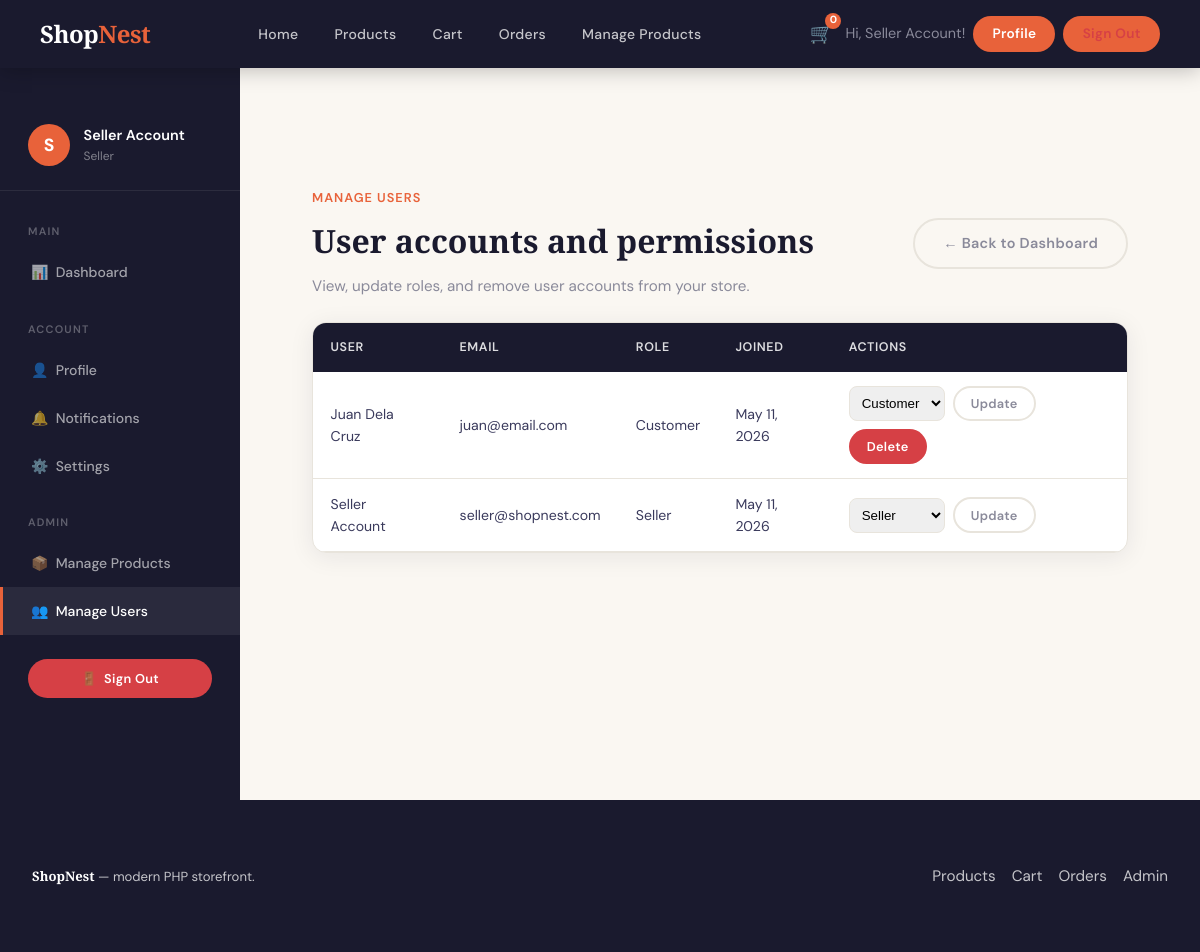
The page /pages/manage-users.php (signed in) on the database its author committed.
### tables this page shows
CREATE TABLE users (
  id INT UNSIGNED AUTO_INCREMENT PRIMARY KEY,
  name VARCHAR(255) NOT NULL,
  email VARCHAR(255) NOT NULL UNIQUE,
  phone VARCHAR(32) DEFAULT NULL,
  address TEXT DEFAULT NULL,
  password VARCHAR(255) NOT NULL,
  role ENUM('customer', 'seller') NOT NULL DEFAULT 'customer',
  created_at TIMESTAMP DEFAULT CURRENT_TIMESTAMP,
  updated_at TIMESTAMP DEFAULT CURRENT_TIMESTAMP ON UPDATE CURRENT_TIMESTAMP
);

### includes/auth.php (called while the page is built, shortened)
<?php
function auth_user(): ?array
{
    return $_SESSION['user'] ?? null;
}

### pages/manage-users.php (the view, shortened to what this page needs)
<?php
require_once __DIR__ . '/../includes/auth.php';
$user_id = auth_user()['id'] ?? null;
try {
    $pdo = db_connect();
    $stmt = $pdo->query('SELECT id, name, email, role, created_at FROM users ORDER BY created_at DESC');
    $users = $stmt->fetchAll();
} catch (Exception $e) {
    $users = [];
    $error = 'Unable to load user list right now.';
}
?>
<!DOCTYPE html>
<html lang="en">
<head>
  <link rel="stylesheet" href="../css/style.css" />
</head>
<body>
<?php include __DIR__ . '/../includes/navbar.php'; ?>
<div class="dashboard-layout">
  <?php include __DIR__ . '/../includes/dashboard-sidebar.php'; ?>
  <main class="main-content">
    <div class="section">
      <div class="container">
        <div style="display:flex;align-items:center;justify-content:space-between;gap:1rem;flex-wrap:wrap;margin-bottom:1.5rem;">
      <div>
        <p style="color:var(--accent);font-size:0.8rem;font-weight:600;text-transform:uppercase;letter-spacing:1px;margin-bottom:0.4rem;">Manage Users</p>
        <h1 style="font-family:var(--font-display);font-size:2rem;font-weight:700;">User accounts and permissions</h1>
        <p style="color:var(--muted);font-size:0.95rem;margin-top:0.5rem;">View, update roles, and remove user accounts from your store.</p>
      </div>
      <a href="dashboard.php" class="btn btn-ghost">← Back to Dashboard</a>
    </div>
    <div class="card">
      <div class="table-wrap">
        <table>
          <thead>
            <tr>
              <th>User</th>
              <th>Email</th>
              <th>Role</th>
              <th>Joined</th>
              <th>Actions</th>
            </tr>
          </thead>
          <tbody>
            <?php foreach ($users as $userItem): ?>
              <tr>
                <td><?= htmlspecialchars($userItem['name']) ?></td>
                <td><?= htmlspecialchars($userItem['email']) ?></td>
                <td><?= ucfirst(htmlspecialchars($userItem['role'])) ?></td>
                <td><?= htmlspecialchars(date('M d, Y', strtotime($userItem['created_at']))) ?></td>
                <td>
                  <form method="POST" style="display:flex;gap:0.5rem;flex-wrap:wrap;align-items:center;">
                    <select name="role" style="padding:0.5rem;border:1px solid var(--border);border-radius:0.5rem;">
                      <option value="customer" <?= $userItem['role'] === 'customer' ? 'selected' : '' ?>>Customer</option>
                      <option value="seller" <?= $userItem['role'] === 'seller' ? 'selected' : '' ?>>Seller</option>
                    </select>
                    <button type="submit" name="action" value="change_role" class="btn btn-ghost btn-sm">Update</button>
                    <?php if ($userItem['id'] !== $user_id): ?>
                      <button type="submit" name="action" value="delete_user" class="btn btn-danger btn-sm" onclick="return confirm('Delete this user?');">Delete</button>
                    <?php endif; ?>
                  </form>
                </td>
              </tr>
            <?php endforeach; ?>
          </tbody>
        </table>
      </div>
    </div>
      </div>
    </div>
  </main>
</div>
<?php include __DIR__ . '/../includes/footer.php'; ?>
</body>
</html>

### css/style.css (style rules this page uses)
:root { --cream: #FAF7F2; --dark: #1A1A2E; --accent: #E8623A; --accent2: #F4A261; --gold: #C9A84C; --muted: #8A8A9A; --card: #FFFFFF; --border: #E8E4DC; --success: #2D9E6B; --danger: #D64045; --shadow: 0 4px 24px rgba(26,26,46,0.08); --shadow-md: 0 8px 40px rgba(26,26,46,0.14); --radius: 14px; --radius-sm: 8px; --font-display: 'Playfair Display', serif; --font-body: 'DM Sans', sans-serif; }
*, *::before, *::after { box-sizing: border-box; margin: 0; padding: 0; }
html { scroll-behavior: smooth; }
body { font-family: var(--font-body); background: var(--cream); color: var(--dark); min-height: 100vh; line-height: 1.6; }
a { text-decoration: none; color: inherit; }
.btn { display: inline-flex; align-items: center; justify-content: center; gap: 0.5rem; font-family: var(--font-body); font-weight: 600; font-size: 0.9rem; padding: 0.75rem 1.75rem; border-radius: 50px; border: 2px solid transparent; cursor: pointer; transition: all 0.25s; letter-spacing: 0.3px; }
.btn-ghost { background: transparent; color: var(--muted); border-color: var(--border); }
.btn-danger { background: var(--danger); color: #fff; }
.btn-sm { padding: 0.45rem 1rem; font-size: 0.8rem; }
.card { background: var(--card); border-radius: var(--radius); box-shadow: var(--shadow); border: 1px solid var(--border); overflow: hidden; }
.table-wrap { overflow-x: auto; }
table { width: 100%; border-collapse: collapse; font-size: 0.88rem; }
thead tr { background: var(--dark); }
thead th { color: rgba(255,255,255,0.85); font-weight: 600; font-size: 0.78rem; letter-spacing: 0.6px; text-transform: uppercase; padding: 0.9rem 1.1rem; text-align: left; }
tbody tr { border-bottom: 1px solid var(--border); transition: background 0.15s; }
tbody td { padding: 0.85rem 1.1rem; color: #3a3a5c; }
.container { max-width: 1200px; margin: 0 auto; padding: 0 2rem; }
.dashboard-layout { display: grid; grid-template-columns: 240px 1fr; min-height: calc(100vh - 68px); }
.main-content { padding: 2.5rem; background: var(--cream); }
.section { padding: 5rem 0; }

### rows shown on the page
users: name "Juan Dela Cruz", email "juan@email.com", role "Customer", created_at "May 11, 2026", shows "Delete"
users: name "Seller Account", email "seller@shopnest.com", role "Seller", created_at "May 11, 2026"

### other values the page prints
$cart_count "0"
$user_name "Seller Account"
$user_initial "S"
$user_role "Seller"
